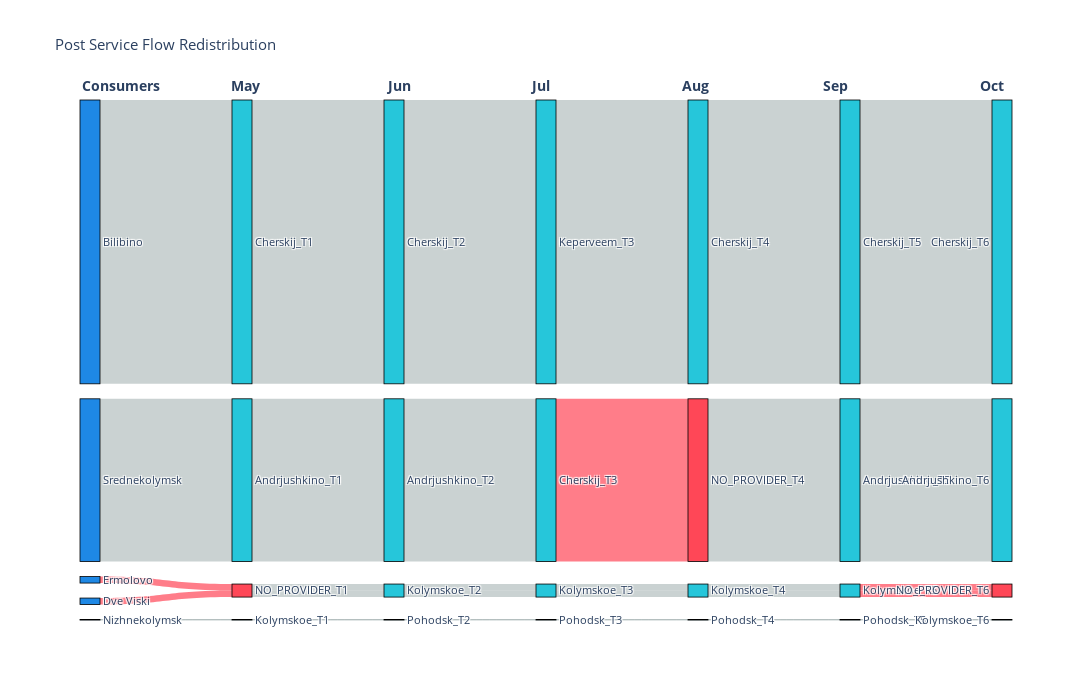
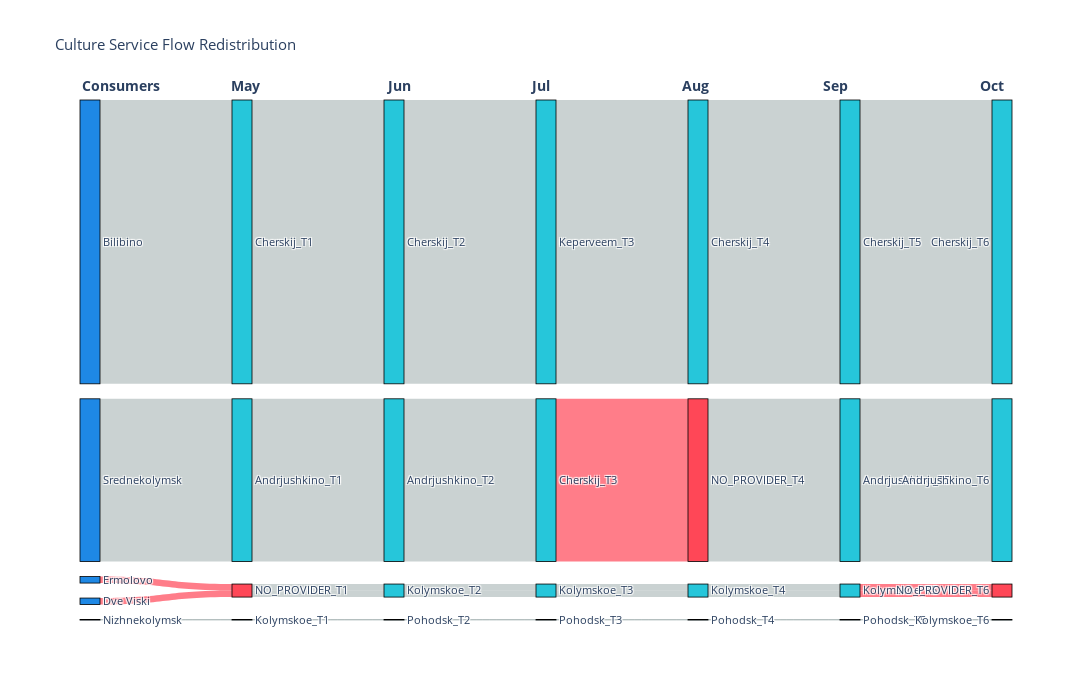
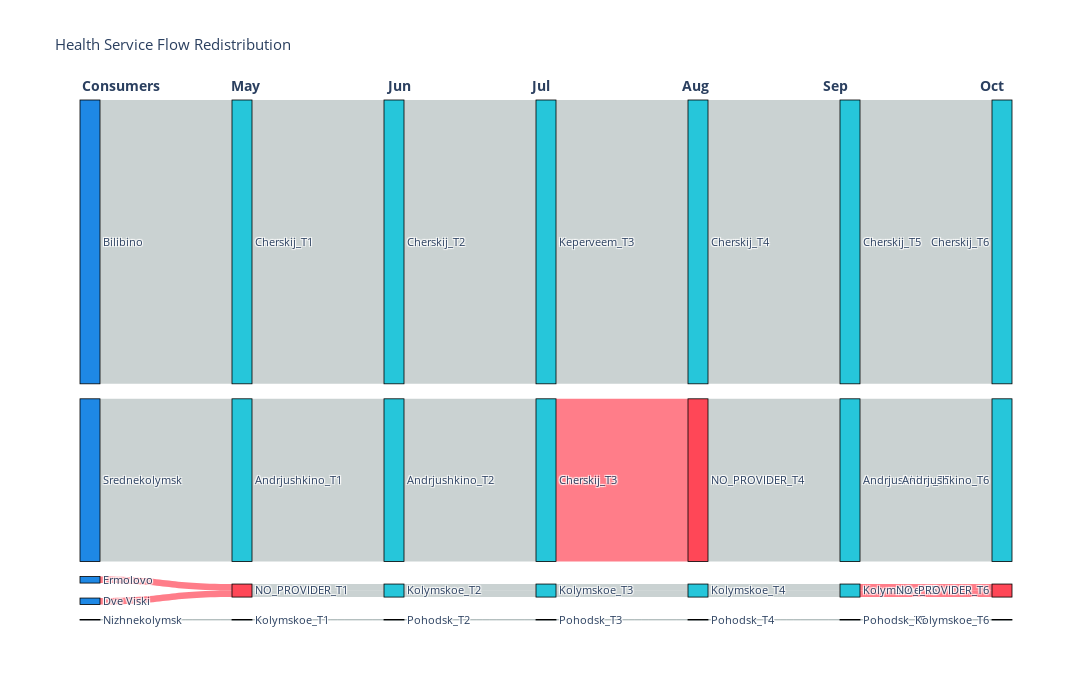
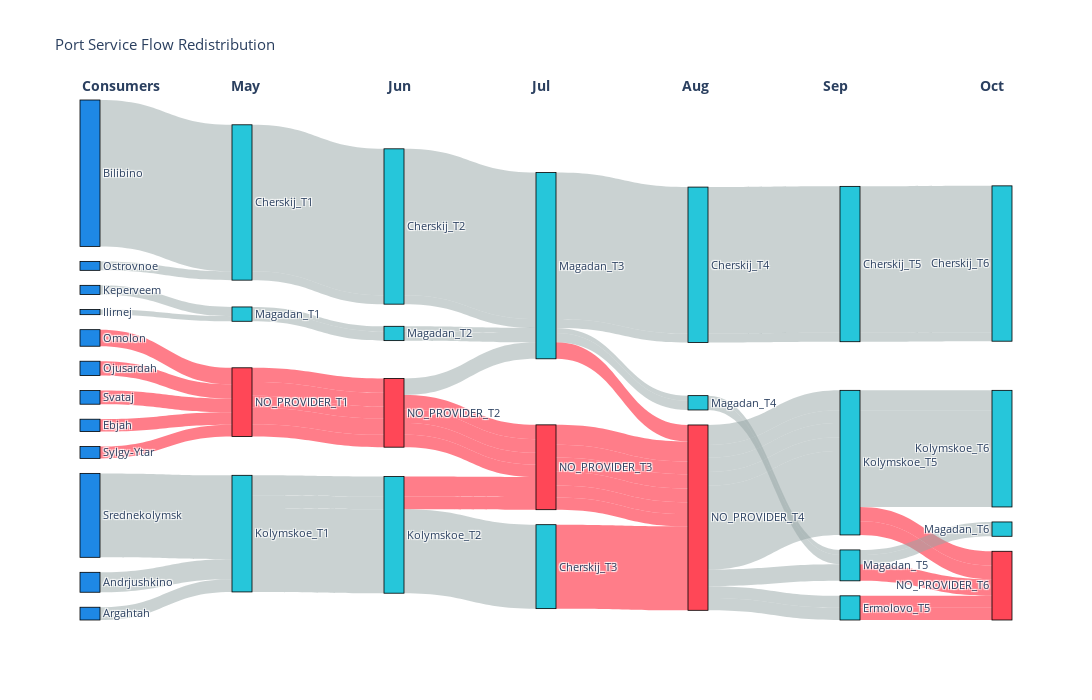

Source (notebook cell) for these figures, in order:
### Code cell
from plotter_flow_sankey import create_clean_sankey

# Usage:
# Usage example:
for service in service_list:
    # try:
    month_start = 4
    end_month = 10
    graphs = all_results[SETTL_NAME][service]["stats"].graphs[month_start:end_month]
    fig = create_clean_sankey(graphs, service_name=service, month_start=month_start)
    # except Exception as ex:
    # print(ex)

fig.show()

### Figure 1 — Plotly figure (JSON) as saved in the notebook; plotly's stock layout.template omitted (floating-point values rounded to 4 significant figures)
{"data": [{"link": {"color": ["rgba(149, 165, 166, 0.5)", "rgba(149, 165, 166, 0.5)", "rgba(149, 165, 166, 0.5)", "rgba(255, 71, 87, 0.7)", "rgba(255, 71, 87, 0.7)", "rgba(149, 165, 166, 0.5)", "rgba(149, 165, 166, 0.5)", "rgba(149, 165, 166, 0.5)", "rgba(149, 165, 166, 0.5)", "rgba(149, 165, 166, 0.5)", "rgba(149, 165, 166, 0.5)", "rgba(149, 165, 166, 0.5)", "rgba(149, 165, 166, 0.5)", "rgba(149, 165, 166, 0.5)", "rgba(149, 165, 166, 0.5)", "rgba(149, 165, 166, 0.5)", "rgba(255, 71, 87, 0.7)", "rgba(149, 165, 166, 0.5)", "rgba(149, 165, 166, 0.5)", "rgba(149, 165, 166, 0.5)", "rgba(149, 165, 166, 0.5)", "rgba(149, 165, 166, 0.5)", "rgba(149, 165, 166, 0.5)", "rgba(149, 165, 166, 0.5)", "rgba(149, 165, 166, 0.5)", "rgba(149, 165, 166, 0.5)", "rgba(149, 165, 166, 0.5)", "rgba(255, 71, 87, 0.7)", "rgba(255, 71, 87, 0.7)", "rgba(149, 165, 166, 0.5)"], "source": [0, 1, 4, 2, 3, 5, 6, 7, 7, 8, 9, 10, 11, 11, 12, 13, 14, 15, 15, 16, 17, 18, 19, 19, 20, 21, 22, 23, 23, 24], "target": [5, 6, 8, 7, 7, 9, 10, 11, 11, 12, 13, 14, 15, 15, 16, 17, 18, 19, 19, 20, 21, 22, 23, 23, 24, 25, 26, 27, 27, 28], "value": [654, 375, 1, 15, 15, 654, 375, 15, 15, 1, 654, 375, 15, 15, 1, 654, 375, 15, 15, 1, 654, 375, 15, 15, 1, 654, 375, 15, 15, 1]}, "node": {"color": ["#1E88E5", "#1E88E5", "#1E88E5", "#1E88E5", "#1E88E5", "#26C6DA", "#26C6DA", "#FF4757", "#26C6DA", "#26C6DA", "#26C6DA", "#26C6DA", "#26C6DA", "#26C6DA", "#26C6DA", "#26C6DA", "#26C6DA", "#26C6DA", "#FF4757", "#26C6DA", "#26C6DA", "#26C6DA", "#26C6DA", "#26C6DA", "#26C6DA", "#26C6DA", "#26C6DA", "#FF4757", "#26C6DA"], "label": ["Bilibino", "Srednekolymsk", "Ermolovo", "Dve Viski", "Nizhnekolymsk", "Cherskij_T1", "Andrjushkino_T1", "NO_PROVIDER_T1", "Kolymskoe_T1", "Cherskij_T2", "Andrjushkino_T2", "Kolymskoe_T2", "Pohodsk_T2", "Keperveem_T3", "Cherskij_T3", "Kolymskoe_T3", "Pohodsk_T3", "Cherskij_T4", "NO_PROVIDER_T4", "Kolymskoe_T4", "Pohodsk_T4", "Cherskij_T5", "Andrjushkino_T5", "Kolymskoe_T5", "Pohodsk_T5", "Cherskij_T6", "Andrjushkino_T6", "NO_PROVIDER_T6", "Kolymskoe_T6"], "line": {"color": "black", "width": 0.8}, "pad": 15, "thickness": 20}, "type": "sankey"}], "layout": {"annotations": [{"font": {"size": 14}, "showarrow": false, "text": "<b>Consumers</b>", "x": 0, "xref": "paper", "y": 1.05, "yref": "paper"}, {"font": {"size": 14}, "showarrow": false, "text": "<b>May</b>", "x": 0.16, "xref": "paper", "y": 1.05, "yref": "paper"}, {"font": {"size": 14}, "showarrow": false, "text": "<b>Jun</b>", "x": 0.3267, "xref": "paper", "y": 1.05, "yref": "paper"}, {"font": {"size": 14}, "showarrow": false, "text": "<b>Jul</b>", "x": 0.4933, "xref": "paper", "y": 1.05, "yref": "paper"}, {"font": {"size": 14}, "showarrow": false, "text": "<b>Aug</b>", "x": 0.66, "xref": "paper", "y": 1.05, "yref": "paper"}, {"font": {"size": 14}, "showarrow": false, "text": "<b>Sep</b>", "x": 0.8267, "xref": "paper", "y": 1.05, "yref": "paper"}, {"font": {"size": 14}, "showarrow": false, "text": "<b>Oct</b>", "x": 0.9933, "xref": "paper", "y": 1.05, "yref": "paper"}], "font": {"size": 11}, "height": 700, "title": {"text": "Post Service Flow Redistribution"}, "width": 1400}}

### Figure 2 — Plotly figure (JSON) as saved in the notebook; plotly's stock layout.template omitted (floating-point values rounded to 4 significant figures)
{"data": [{"link": {"color": ["rgba(149, 165, 166, 0.5)", "rgba(149, 165, 166, 0.5)", "rgba(149, 165, 166, 0.5)", "rgba(255, 71, 87, 0.7)", "rgba(255, 71, 87, 0.7)", "rgba(149, 165, 166, 0.5)", "rgba(149, 165, 166, 0.5)", "rgba(149, 165, 166, 0.5)", "rgba(149, 165, 166, 0.5)", "rgba(149, 165, 166, 0.5)", "rgba(149, 165, 166, 0.5)", "rgba(149, 165, 166, 0.5)", "rgba(149, 165, 166, 0.5)", "rgba(149, 165, 166, 0.5)", "rgba(149, 165, 166, 0.5)", "rgba(149, 165, 166, 0.5)", "rgba(255, 71, 87, 0.7)", "rgba(149, 165, 166, 0.5)", "rgba(149, 165, 166, 0.5)", "rgba(149, 165, 166, 0.5)", "rgba(149, 165, 166, 0.5)", "rgba(149, 165, 166, 0.5)", "rgba(149, 165, 166, 0.5)", "rgba(149, 165, 166, 0.5)", "rgba(149, 165, 166, 0.5)", "rgba(149, 165, 166, 0.5)", "rgba(149, 165, 166, 0.5)", "rgba(255, 71, 87, 0.7)", "rgba(255, 71, 87, 0.7)", "rgba(149, 165, 166, 0.5)"], "source": [0, 1, 4, 2, 3, 5, 6, 7, 7, 8, 9, 10, 11, 11, 12, 13, 14, 15, 15, 16, 17, 18, 19, 19, 20, 21, 22, 23, 23, 24], "target": [5, 6, 8, 7, 7, 9, 10, 11, 11, 12, 13, 14, 15, 15, 16, 17, 18, 19, 19, 20, 21, 22, 23, 23, 24, 25, 26, 27, 27, 28], "value": [654, 375, 1, 15, 15, 654, 375, 15, 15, 1, 654, 375, 15, 15, 1, 654, 375, 15, 15, 1, 654, 375, 15, 15, 1, 654, 375, 15, 15, 1]}, "node": {"color": ["#1E88E5", "#1E88E5", "#1E88E5", "#1E88E5", "#1E88E5", "#26C6DA", "#26C6DA", "#FF4757", "#26C6DA", "#26C6DA", "#26C6DA", "#26C6DA", "#26C6DA", "#26C6DA", "#26C6DA", "#26C6DA", "#26C6DA", "#26C6DA", "#FF4757", "#26C6DA", "#26C6DA", "#26C6DA", "#26C6DA", "#26C6DA", "#26C6DA", "#26C6DA", "#26C6DA", "#FF4757", "#26C6DA"], "label": ["Bilibino", "Srednekolymsk", "Ermolovo", "Dve Viski", "Nizhnekolymsk", "Cherskij_T1", "Andrjushkino_T1", "NO_PROVIDER_T1", "Kolymskoe_T1", "Cherskij_T2", "Andrjushkino_T2", "Kolymskoe_T2", "Pohodsk_T2", "Keperveem_T3", "Cherskij_T3", "Kolymskoe_T3", "Pohodsk_T3", "Cherskij_T4", "NO_PROVIDER_T4", "Kolymskoe_T4", "Pohodsk_T4", "Cherskij_T5", "Andrjushkino_T5", "Kolymskoe_T5", "Pohodsk_T5", "Cherskij_T6", "Andrjushkino_T6", "NO_PROVIDER_T6", "Kolymskoe_T6"], "line": {"color": "black", "width": 0.8}, "pad": 15, "thickness": 20}, "type": "sankey"}], "layout": {"annotations": [{"font": {"size": 14}, "showarrow": false, "text": "<b>Consumers</b>", "x": 0, "xref": "paper", "y": 1.05, "yref": "paper"}, {"font": {"size": 14}, "showarrow": false, "text": "<b>May</b>", "x": 0.16, "xref": "paper", "y": 1.05, "yref": "paper"}, {"font": {"size": 14}, "showarrow": false, "text": "<b>Jun</b>", "x": 0.3267, "xref": "paper", "y": 1.05, "yref": "paper"}, {"font": {"size": 14}, "showarrow": false, "text": "<b>Jul</b>", "x": 0.4933, "xref": "paper", "y": 1.05, "yref": "paper"}, {"font": {"size": 14}, "showarrow": false, "text": "<b>Aug</b>", "x": 0.66, "xref": "paper", "y": 1.05, "yref": "paper"}, {"font": {"size": 14}, "showarrow": false, "text": "<b>Sep</b>", "x": 0.8267, "xref": "paper", "y": 1.05, "yref": "paper"}, {"font": {"size": 14}, "showarrow": false, "text": "<b>Oct</b>", "x": 0.9933, "xref": "paper", "y": 1.05, "yref": "paper"}], "font": {"size": 11}, "height": 700, "title": {"text": "Culture Service Flow Redistribution"}, "width": 1400}}

### Figure 3 — Plotly figure (JSON) as saved in the notebook; plotly's stock layout.template omitted (floating-point values rounded to 4 significant figures)
{"data": [{"link": {"color": ["rgba(149, 165, 166, 0.5)", "rgba(149, 165, 166, 0.5)", "rgba(149, 165, 166, 0.5)", "rgba(255, 71, 87, 0.7)", "rgba(255, 71, 87, 0.7)", "rgba(149, 165, 166, 0.5)", "rgba(149, 165, 166, 0.5)", "rgba(149, 165, 166, 0.5)", "rgba(149, 165, 166, 0.5)", "rgba(149, 165, 166, 0.5)", "rgba(149, 165, 166, 0.5)", "rgba(149, 165, 166, 0.5)", "rgba(149, 165, 166, 0.5)", "rgba(149, 165, 166, 0.5)", "rgba(149, 165, 166, 0.5)", "rgba(149, 165, 166, 0.5)", "rgba(255, 71, 87, 0.7)", "rgba(149, 165, 166, 0.5)", "rgba(149, 165, 166, 0.5)", "rgba(149, 165, 166, 0.5)", "rgba(149, 165, 166, 0.5)", "rgba(149, 165, 166, 0.5)", "rgba(149, 165, 166, 0.5)", "rgba(149, 165, 166, 0.5)", "rgba(149, 165, 166, 0.5)", "rgba(149, 165, 166, 0.5)", "rgba(149, 165, 166, 0.5)", "rgba(255, 71, 87, 0.7)", "rgba(255, 71, 87, 0.7)", "rgba(149, 165, 166, 0.5)"], "source": [0, 1, 4, 2, 3, 5, 6, 7, 7, 8, 9, 10, 11, 11, 12, 13, 14, 15, 15, 16, 17, 18, 19, 19, 20, 21, 22, 23, 23, 24], "target": [5, 6, 8, 7, 7, 9, 10, 11, 11, 12, 13, 14, 15, 15, 16, 17, 18, 19, 19, 20, 21, 22, 23, 23, 24, 25, 26, 27, 27, 28], "value": [654, 375, 1, 15, 15, 654, 375, 15, 15, 1, 654, 375, 15, 15, 1, 654, 375, 15, 15, 1, 654, 375, 15, 15, 1, 654, 375, 15, 15, 1]}, "node": {"color": ["#1E88E5", "#1E88E5", "#1E88E5", "#1E88E5", "#1E88E5", "#26C6DA", "#26C6DA", "#FF4757", "#26C6DA", "#26C6DA", "#26C6DA", "#26C6DA", "#26C6DA", "#26C6DA", "#26C6DA", "#26C6DA", "#26C6DA", "#26C6DA", "#FF4757", "#26C6DA", "#26C6DA", "#26C6DA", "#26C6DA", "#26C6DA", "#26C6DA", "#26C6DA", "#26C6DA", "#FF4757", "#26C6DA"], "label": ["Bilibino", "Srednekolymsk", "Ermolovo", "Dve Viski", "Nizhnekolymsk", "Cherskij_T1", "Andrjushkino_T1", "NO_PROVIDER_T1", "Kolymskoe_T1", "Cherskij_T2", "Andrjushkino_T2", "Kolymskoe_T2", "Pohodsk_T2", "Keperveem_T3", "Cherskij_T3", "Kolymskoe_T3", "Pohodsk_T3", "Cherskij_T4", "NO_PROVIDER_T4", "Kolymskoe_T4", "Pohodsk_T4", "Cherskij_T5", "Andrjushkino_T5", "Kolymskoe_T5", "Pohodsk_T5", "Cherskij_T6", "Andrjushkino_T6", "NO_PROVIDER_T6", "Kolymskoe_T6"], "line": {"color": "black", "width": 0.8}, "pad": 15, "thickness": 20}, "type": "sankey"}], "layout": {"annotations": [{"font": {"size": 14}, "showarrow": false, "text": "<b>Consumers</b>", "x": 0, "xref": "paper", "y": 1.05, "yref": "paper"}, {"font": {"size": 14}, "showarrow": false, "text": "<b>May</b>", "x": 0.16, "xref": "paper", "y": 1.05, "yref": "paper"}, {"font": {"size": 14}, "showarrow": false, "text": "<b>Jun</b>", "x": 0.3267, "xref": "paper", "y": 1.05, "yref": "paper"}, {"font": {"size": 14}, "showarrow": false, "text": "<b>Jul</b>", "x": 0.4933, "xref": "paper", "y": 1.05, "yref": "paper"}, {"font": {"size": 14}, "showarrow": false, "text": "<b>Aug</b>", "x": 0.66, "xref": "paper", "y": 1.05, "yref": "paper"}, {"font": {"size": 14}, "showarrow": false, "text": "<b>Sep</b>", "x": 0.8267, "xref": "paper", "y": 1.05, "yref": "paper"}, {"font": {"size": 14}, "showarrow": false, "text": "<b>Oct</b>", "x": 0.9933, "xref": "paper", "y": 1.05, "yref": "paper"}], "font": {"size": 11}, "height": 700, "title": {"text": "Health Service Flow Redistribution"}, "width": 1400}}

### Figure 4 — Plotly figure (JSON) as saved in the notebook; plotly's stock layout.template omitted (floating-point values rounded to 4 significant figures)
{"data": [{"link": {"color": ["rgba(149, 165, 166, 0.5)", "rgba(149, 165, 166, 0.5)", "rgba(149, 165, 166, 0.5)", "rgba(149, 165, 166, 0.5)", "rgba(149, 165, 166, 0.5)", "rgba(149, 165, 166, 0.5)", "rgba(149, 165, 166, 0.5)", "rgba(255, 71, 87, 0.7)", "rgba(255, 71, 87, 0.7)", "rgba(255, 71, 87, 0.7)", "rgba(255, 71, 87, 0.7)", "rgba(255, 71, 87, 0.7)", "rgba(149, 165, 166, 0.5)", "rgba(149, 165, 166, 0.5)", "rgba(149, 165, 166, 0.5)", "rgba(255, 71, 87, 0.7)", "rgba(255, 71, 87, 0.7)", "rgba(149, 165, 166, 0.5)", "rgba(255, 71, 87, 0.7)", "rgba(149, 165, 166, 0.5)", "rgba(255, 71, 87, 0.7)", "rgba(149, 165, 166, 0.5)", "rgba(255, 71, 87, 0.7)", "rgba(149, 165, 166, 0.5)", "rgba(255, 71, 87, 0.7)", "rgba(255, 71, 87, 0.7)", "rgba(149, 165, 166, 0.5)", "rgba(255, 71, 87, 0.7)", "rgba(255, 71, 87, 0.7)", "rgba(149, 165, 166, 0.5)", "rgba(255, 71, 87, 0.7)", "rgba(149, 165, 166, 0.5)", "rgba(149, 165, 166, 0.5)", "rgba(149, 165, 166, 0.5)", "rgba(255, 71, 87, 0.7)", "rgba(149, 165, 166, 0.5)", "rgba(255, 71, 87, 0.7)", "rgba(255, 71, 87, 0.7)", "rgba(149, 165, 166, 0.5)", "rgba(255, 71, 87, 0.7)", "rgba(255, 71, 87, 0.7)", "rgba(255, 71, 87, 0.7)", "rgba(255, 71, 87, 0.7)", "rgba(149, 165, 166, 0.5)", "rgba(255, 71, 87, 0.7)", "rgba(149, 165, 166, 0.5)", "rgba(255, 71, 87, 0.7)", "rgba(149, 165, 166, 0.5)", "rgba(149, 165, 166, 0.5)", "rgba(149, 165, 166, 0.5)", "rgba(149, 165, 166, 0.5)", "rgba(149, 165, 166, 0.5)", "rgba(149, 165, 166, 0.5)", "rgba(149, 165, 166, 0.5)", "rgba(149, 165, 166, 0.5)", "rgba(149, 165, 166, 0.5)", "rgba(149, 165, 166, 0.5)", "rgba(149, 165, 166, 0.5)", "rgba(149, 165, 166, 0.5)", "rgba(149, 165, 166, 0.5)", "rgba(149, 165, 166, 0.5)", "rgba(149, 165, 166, 0.5)", "rgba(149, 165, 166, 0.5)", "rgba(255, 71, 87, 0.7)", "rgba(255, 71, 87, 0.7)", "rgba(149, 165, 166, 0.5)", "rgba(255, 71, 87, 0.7)", "rgba(149, 165, 166, 0.5)", "rgba(255, 71, 87, 0.7)", "rgba(149, 165, 166, 0.5)", "rgba(255, 71, 87, 0.7)", "rgba(149, 165, 166, 0.5)"], "source": [2, 6, 0, 1, 11, 10, 9, 4, 5, 8, 3, 7, 13, 13, 12, 14, 14, 13, 14, 15, 14, 12, 14, 15, 17, 17, 16, 18, 18, 17, 18, 19, 18, 16, 18, 19, 21, 21, 20, 21, 21, 22, 21, 20, 20, 20, 21, 20, 23, 23, 24, 23, 23, 23, 23, 25, 23, 24, 23, 25, 27, 27, 26, 27, 27, 27, 29, 28, 28, 26, 29, 28], "target": [13, 13, 12, 13, 15, 12, 15, 14, 14, 14, 14, 14, 17, 17, 16, 18, 18, 17, 18, 19, 18, 16, 18, 19, 21, 21, 20, 21, 21, 22, 21, 20, 20, 20, 21, 20, 23, 23, 24, 23, 23, 23, 23, 25, 23, 24, 23, 25, 27, 27, 26, 27, 27, 27, 29, 28, 28, 26, 29, 28, 31, 31, 30, 32, 32, 31, 32, 33, 32, 30, 32, 33], "value": [89, 57, 654, 375, 23, 40, 41, 64, 61, 53, 74, 55, 89, 57, 654, 64, 61, 375, 53, 23, 74, 40, 55, 41, 89, 57, 654, 64, 61, 375, 53, 23, 74, 40, 55, 41, 89, 57, 654, 64, 61, 375, 53, 23, 74, 40, 55, 41, 89, 57, 654, 64, 61, 375, 53, 23, 74, 40, 55, 41, 89, 57, 654, 64, 61, 375, 53, 23, 74, 40, 55, 41]}, "node": {"color": ["#1E88E5", "#1E88E5", "#1E88E5", "#1E88E5", "#1E88E5", "#1E88E5", "#1E88E5", "#1E88E5", "#1E88E5", "#1E88E5", "#1E88E5", "#1E88E5", "#26C6DA", "#26C6DA", "#FF4757", "#26C6DA", "#26C6DA", "#26C6DA", "#FF4757", "#26C6DA", "#26C6DA", "#FF4757", "#26C6DA", "#FF4757", "#26C6DA", "#26C6DA", "#26C6DA", "#26C6DA", "#26C6DA", "#26C6DA", "#26C6DA", "#26C6DA", "#FF4757", "#26C6DA"], "label": ["Bilibino", "Srednekolymsk", "Andrjushkino", "Omolon", "Ojusardah", "Svataj", "Argahtah", "Ebjah", "Sylgy-Ytar", "Keperveem", "Ostrovnoe", "Ilirnej", "Cherskij_T1", "Kolymskoe_T1", "NO_PROVIDER_T1", "Magadan_T1", "Cherskij_T2", "Kolymskoe_T2", "NO_PROVIDER_T2", "Magadan_T2", "Magadan_T3", "NO_PROVIDER_T3", "Cherskij_T3", "NO_PROVIDER_T4", "Cherskij_T4", "Magadan_T4", "Cherskij_T5", "Kolymskoe_T5", "Magadan_T5", "Ermolovo_T5", "Cherskij_T6", "Kolymskoe_T6", "NO_PROVIDER_T6", "Magadan_T6"], "line": {"color": "black", "width": 0.8}, "pad": 15, "thickness": 20}, "type": "sankey"}], "layout": {"annotations": [{"font": {"size": 14}, "showarrow": false, "text": "<b>Consumers</b>", "x": 0, "xref": "paper", "y": 1.05, "yref": "paper"}, {"font": {"size": 14}, "showarrow": false, "text": "<b>May</b>", "x": 0.16, "xref": "paper", "y": 1.05, "yref": "paper"}, {"font": {"size": 14}, "showarrow": false, "text": "<b>Jun</b>", "x": 0.3267, "xref": "paper", "y": 1.05, "yref": "paper"}, {"font": {"size": 14}, "showarrow": false, "text": "<b>Jul</b>", "x": 0.4933, "xref": "paper", "y": 1.05, "yref": "paper"}, {"font": {"size": 14}, "showarrow": false, "text": "<b>Aug</b>", "x": 0.66, "xref": "paper", "y": 1.05, "yref": "paper"}, {"font": {"size": 14}, "showarrow": false, "text": "<b>Sep</b>", "x": 0.8267, "xref": "paper", "y": 1.05, "yref": "paper"}, {"font": {"size": 14}, "showarrow": false, "text": "<b>Oct</b>", "x": 0.9933, "xref": "paper", "y": 1.05, "yref": "paper"}], "font": {"size": 11}, "height": 700, "title": {"text": "Port Service Flow Redistribution"}, "width": 1400}}
